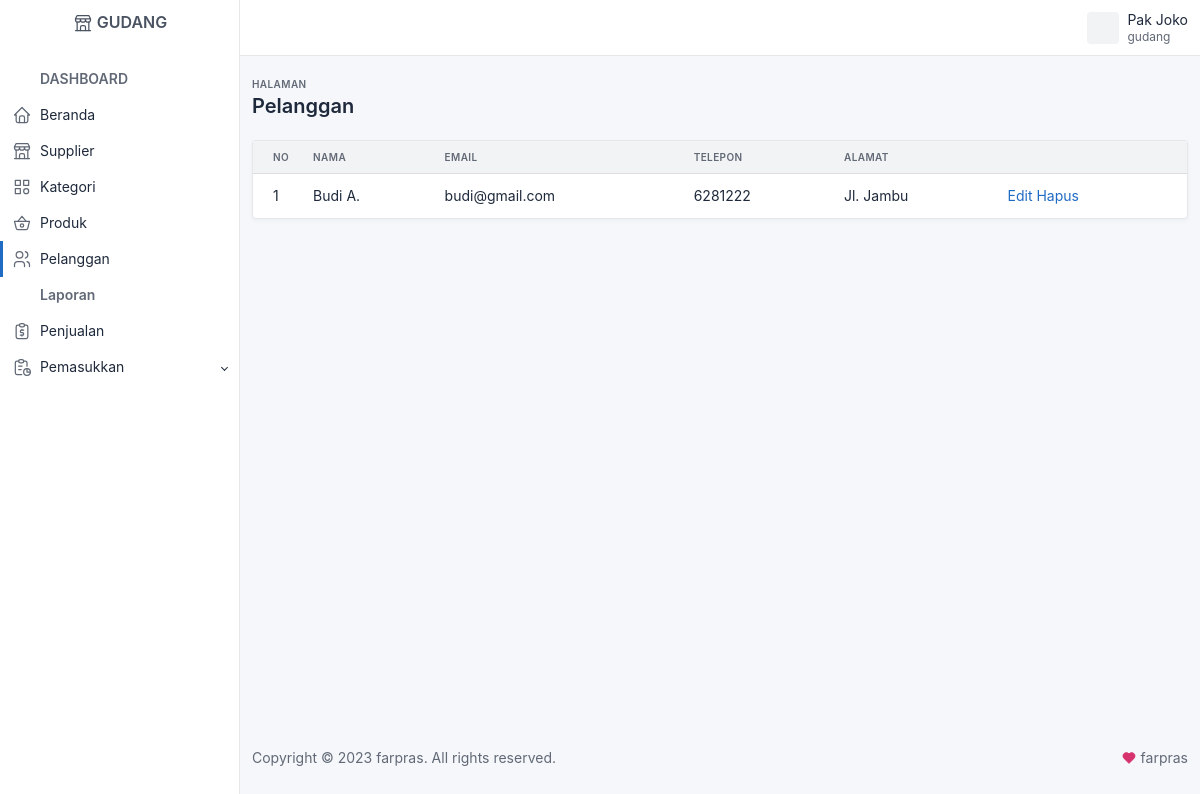
/gudang/index.php?page=pelanggan (signed in), run on the app's committed database.
### tables this page shows
CREATE TABLE IF NOT EXISTS `pelanggan` (
  `id_pelanggan` int(11) NOT NULL AUTO_INCREMENT,
  `id_toko` int(11) NOT NULL,
  `nama_pelanggan` varchar(100) NOT NULL,
  `email_pelanggan` varchar(100) NOT NULL,
  `telepon_pelanggan` varchar(25) NOT NULL,
  `alamat_pelanggan` varchar(100) NOT NULL,
  PRIMARY KEY (`id_pelanggan`)
);

### gudang/pelanggan.php (the view)
<?php
$id_toko = $_SESSION['user']['id_toko'];
$pelanggan = array();
$ambil = $koneksi->query("SELECT * FROM pelanggan WHERE id_toko='$id_toko'");
while ($tiap = $ambil->fetch_assoc()) {
    $pelanggan[] = $tiap;
}
?>
<div class="card">
    <div class="table-responsive">
        <table class="table table-vcenter card-table">
            <thead>
                <tr>
                    <th class="w-1">No</th>
                    <th>Nama</th>
                    <th>Email</th>
                    <th>Telepon</th>
                    <th>Alamat</th>
                    <th></th>
                </tr>
            </thead>
            <tbody>
                <?php foreach ($pelanggan as $key => $value) : ?>
                    <tr>
                        <td><?= $key + 1; ?></td>
                        <td><?= $value['nama_pelanggan']; ?></td>
                        <td><?= $value['email_pelanggan']; ?></td>
                        <td><?= $value['telepon_pelanggan']; ?></td>
                        <td><?= $value['alamat_pelanggan']; ?></td>
                        <td>
                            <a href="">Edit</a>
                            <a href="">Hapus</a>
                        </td>
                    </tr>
                <?php endforeach; ?>
            </tbody>
        </table>
    </div>
</div>

### data on the page
pelanggan: nama_pelanggan "Budi A.", email_pelanggan "budi@gmail.com", telepon_pelanggan "6281222", alamat_pelanggan "Jl. Jambu"

### other printed values
$_SESSION['user']['nama_user'] "Pak Joko"
$_SESSION['user']['level_user'] "gudang"
$subjudul "Pelanggan"
